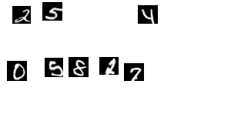
#> input picture mnist_generated_images/mnist_image_7.png, 231 x 115 px
$ python practise.py
#> lines starting #> are read from the running program, lines starting #| are printed output that depends on the picture; after the words box and inside, x2 and y2 are one past the last pixel; in counts of white or black regions, pixels touching at a corner belong together
import cv2
import numpy as np
import matplotlib.pyplot as plt

def segment_and_visualize(image_path, y_threshold=25, x_merge_threshold=15):
    # Load the image
#> called with image_path = 'mnist_generated_images/mnist_image_7.png', y_threshold = 25, x_merge_threshold = 15
    img = cv2.imread(image_path)
#> img is the input picture: shape (115, 231, 3); min 0, max 255, mean 232
    if img is None:
        print("Error: Unable to load image. Check the file path.")
        return

    gray = cv2.cvtColor(img, cv2.COLOR_BGR2GRAY)

    # Apply threshold to get binary image
    _, binary = cv2.threshold(gray, 150, 255, cv2.THRESH_BINARY_INV)
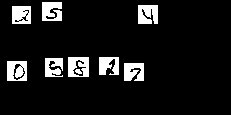
#> binary: shape (115, 231); 9.5% white; 9 white regions

    # Find contours
    contours, _ = cv2.findContours(binary, cv2.RETR_EXTERNAL, cv2.CHAIN_APPROX_SIMPLE)
#> contours = 8 contours; box (x1, y1, x2, y2) and area: (68, 57, 89, 77) 380, (7, 61, 27, 81) 361, (12, 6, 31, 24) 306, (138, 5, 158, 24) 271, (42, 2, 62, 21) 256, (124, 63, 144, 81) 250, (99, 57, 119, 75) 231, (45, 58, 63, 77) 201

    # Get bounding boxes
    bounding_boxes = [cv2.boundingRect(c) for c in contours]
#> bounding_boxes = [(124, 63, 20, 18), (7, 61, 20, 20), (45, 58, 18, 19), (99, 57, 20, 18), (68, 57, 21, 20), (12, 6, 19, 18), (138, 5, 20, 19), (42, 2, 20, 19)]

    # Sort by Y-position (top to bottom)
    bounding_boxes = sorted(bounding_boxes, key=lambda b: b[1])
#> bounding_boxes = [(42, 2, 20, 19), (138, 5, 20, 19), (12, 6, 19, 18), (99, 57, 20, 18), (68, 57, 21, 20), (45, 58, 18, 19), (7, 61, 20, 20), (124, 63, 20, 18)]

    # Group bounding boxes into horizontal lines using hierarchical clustering
    lines = []
    current_line = []

    for box in bounding_boxes:
        x, y, w, h = box
        if not current_line:
            current_line.append(box)
        else:
            # Compare to the median Y position of the current line
            median_y = np.median([b[1] for b in current_line])
            if abs(y - median_y) <= y_threshold:
                current_line.append(box)
            else:
                lines.append(current_line)
                current_line = [box]
#> this loop made 8 passes
#> (x, y, w, h, median_y) on passes 2 to 8: (138, 5, 20, 19, 2), (12, 6, 19, 18, 3.5), (99, 57, 20, 18, 5), (68, 57, 21, 20, 57), (45, 58, 18, 19, 57), (7, 61, 20, 20, 57), (124, 63, 20, 18, 57.5)
#> after the loop, lines = [[(42, 2, 20, 19), (138, 5, 20, 19), (12, 6, 19, 18)]]

    if current_line:
        lines.append(current_line)  # Add the last detected line

    # Draw bounding boxes on the original image
    img_with_contours = img.copy()
    line_images = []

    for i, line in enumerate(lines):
        # Merge bounding boxes within the same line
        x_min = min([b[0] for b in line])
        y_min = min([b[1] for b in line])
        x_max = max([b[0] + b[2] for b in line])
        y_max = max([b[1] + b[3] for b in line])

        # Allow slight merging of close boxes
        x_min = max(0, x_min - x_merge_threshold)
        x_max = min(img.shape[1], x_max + x_merge_threshold)

        # Expand the Y-boundaries slightly to include uneven digits
        y_min = max(0, y_min - 5)
        y_max = min(img.shape[0], y_max + 5)

        # Draw rectangle
        cv2.rectangle(img_with_contours, (x_min, y_min), (x_max, y_max), (0, 255, 0), 2)

        # Crop and save
        line_img = img[y_min:y_max, x_min:x_max]
        line_images.append(line_img)
        cv2.imwrite(f"line_{i}.png", line_img)
#> this loop made 2 passes
#> (line, x_min, y_min, x_max, y_max) on pass 1: ([(42, 2, 20, 19), (138, 5, 20, 19), (12, 6, 19, 18)], 0, 0, 173, 29)
#> (x_min, y_min, x_max, y_max) on pass 2: (0, 52, 159, 86)
#> pass 1, in segment_and_visualize, `line_img = img[y_min:y_max, x_min:x_max]`:
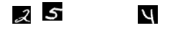
#> line_img: shape (29, 173, 3); min 0, max 255, mean 209
#> pass 2, in segment_and_visualize, `line_img = img[y_min:y_max, x_min:x_max]`:
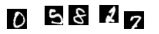
#> line_img: shape (34, 159, 3); min 0, max 255, mean 184.6
#> after the loop:
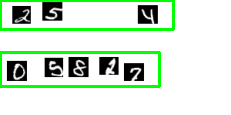
#> img_with_contours: shape (115, 231, 3); 7.99% of pixels changed, all inside (x1, y1, x2, y2) = (0, 0, 175, 88)
#> after the loop, line_images = 2 items

    # Convert BGR to RGB for visualization
    img_with_contours = cv2.cvtColor(img_with_contours, cv2.COLOR_BGR2RGB)

    # Display the detected lines
    plt.figure(figsize=(8, 6))
    plt.imshow(img_with_contours)
    plt.axis("off")
    plt.title("Detected Contours (Text Lines)")
    plt.show()

    return line_images


image_path = "mnist_generated_images/mnist_image_7.png"  # Update if necessary
lines = segment_and_visualize(image_path)
#> lines = 2 items

$ run again, with mnist_generated_images/mnist_image_0.png copied over mnist_generated_images/mnist_image_7.png
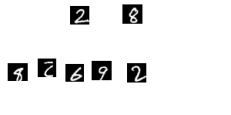
#> input picture mnist_generated_images/mnist_image_0.png, 231 x 115 px
#> in segment_and_visualize, img is the input picture: shape (115, 231, 3); min 0, max 255, mean 234.5
#> in segment_and_visualize, `_, binary = cv2.threshold(gray, 150, 255, cv2.THRESH_BINARY_INV)`:
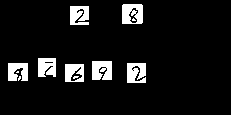
#> binary: shape (115, 231); 8.4% white; 11 white regions (4 under 20 px)
#> contours = 9 contours, 2 with area under 20; largest, box (x1, y1, x2, y2) and area: (122, 4, 143, 24) 378, (65, 64, 84, 82) 306, (92, 61, 112, 80) 284, (127, 63, 146, 83) 264, (38, 58, 56, 77) 262, (70, 6, 89, 25) 246, (8, 63, 28, 81) 244
#> in segment_and_visualize, `bounding_boxes = [cv2.boundingRect(c) for c in contours]`: bounding_boxes = [(18, 76, 3, 5), (16, 71, 3, 2), (65, 64, 19, 18), (127, 63, 19, 20), (8, 63, 20, 18), (92, 61, 20, 19), (38, 58, 18, 19), (70, 6, 19, 19), (122, 4, 21, 20)]
#> in segment_and_visualize, `bounding_boxes = sorted(bounding_boxes, key=lambda b: b[1])`: bounding_boxes = [(122, 4, 21, 20), (70, 6, 19, 19), (38, 58, 18, 19), (92, 61, 20, 19), (127, 63, 19, 20), (8, 63, 20, 18), (65, 64, 19, 18), (16, 71, 3, 2), (18, 76, 3, 5)]
#> the loop in segment_and_visualize, `for box in bounding_boxes:` made 9 passes
#> (x, y, w, h, median_y) on passes 2 to 9: (70, 6, 19, 19, 4), (38, 58, 18, 19, 5), (92, 61, 20, 19, 58), (127, 63, 19, 20, 59.5), (8, 63, 20, 18, 61), (65, 64, 19, 18, 62), (16, 71, 3, 2, 63), (18, 76, 3, 5, 63)
#> after the loop in segment_and_visualize, `for box in bounding_boxes:`: lines = [[(122, 4, 21, 20), (70, 6, 19, 19)]]
#> the loop in segment_and_visualize, `for i, line in enumerate(lines):` made 2 passes
#> (line, x_min, y_min, x_max, y_max) on pass 1: ([(122, 4, 21, 20), (70, 6, 19, 19)], 55, 0, 158, 30)
#> after the loop in segment_and_visualize, `for i, line in enumerate(lines):`:
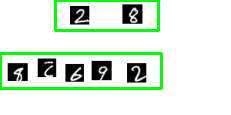
#> img_with_contours: shape (115, 231, 3); 6.87% of pixels changed, all inside (x1, y1, x2, y2) = (0, 0, 163, 90)
#> after the loop in segment_and_visualize, `for i, line in enumerate(lines):`: line_images = 2 items

$ run again, with mnist_generated_images/mnist_image_1.png copied over mnist_generated_images/mnist_image_7.png
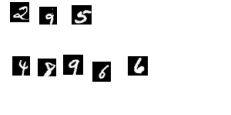
#> input picture mnist_generated_images/mnist_image_1.png, 231 x 115 px
#> in segment_and_visualize, img is the input picture: shape (115, 231, 3); min 0, max 255, mean 231.8
#> in segment_and_visualize, `_, binary = cv2.threshold(gray, 150, 255, cv2.THRESH_BINARY_INV)`:
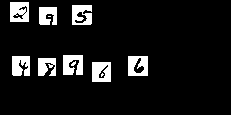
#> binary: shape (115, 231); 9.4% white; 11 white regions (3 under 20 px)
#> contours = 10 contours, 2 with area under 20; largest, box (x1, y1, x2, y2) and area: (128, 56, 148, 76) 361, (92, 62, 111, 82) 342, (10, 2, 29, 22) 342, (72, 5, 92, 25) 332, (63, 55, 83, 75) 264, (12, 56, 30, 76) 254, (39, 7, 57, 25) 228, (38, 58, 56, 76) 205
#> in segment_and_visualize, `bounding_boxes = [cv2.boundingRect(c) for c in contours]`: bounding_boxes = [(92, 62, 19, 20), (71, 61, 5, 5), (38, 58, 18, 18), (128, 56, 20, 20), (12, 56, 18, 20), (63, 55, 20, 20), (48, 16, 3, 1), (39, 7, 18, 18), (72, 5, 20, 20), (10, 2, 19, 20)]
#> in segment_and_visualize, `bounding_boxes = sorted(bounding_boxes, key=lambda b: b[1])`: bounding_boxes = [(10, 2, 19, 20), (72, 5, 20, 20), (39, 7, 18, 18), (48, 16, 3, 1), (63, 55, 20, 20), (128, 56, 20, 20), (12, 56, 18, 20), (38, 58, 18, 18), (71, 61, 5, 5), (92, 62, 19, 20)]
#> the loop in segment_and_visualize, `for box in bounding_boxes:` made 10 passes
#> (x, y, w, h, median_y) on passes 2 to 9: (72, 5, 20, 20, 2), (39, 7, 18, 18, 3.5), (48, 16, 3, 1, 5), (63, 55, 20, 20, 6), (128, 56, 20, 20, 55), (12, 56, 18, 20, 55.5), (38, 58, 18, 18, 56), (71, 61, 5, 5, 56)
#> after the loop in segment_and_visualize, `for box in bounding_boxes:`: lines = [[(10, 2, 19, 20), (72, 5, 20, 20), (39, 7, 18, 18), (48, 16, 3, 1)]]
#> the loop in segment_and_visualize, `for i, line in enumerate(lines):` made 2 passes
#> (x_min, y_min, x_max, y_max) on passes 1 to 2: (0, 0, 107, 30), (0, 50, 163, 87)
#> after the loop in segment_and_visualize, `for i, line in enumerate(lines):`:
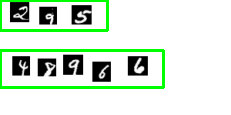
#> img_with_contours: shape (115, 231, 3); 6.92% of pixels changed, all inside (x1, y1, x2, y2) = (0, 0, 165, 89)
#> after the loop in segment_and_visualize, `for i, line in enumerate(lines):`: line_images = 2 items

$ run again, with mnist_generated_images/mnist_image_2.png copied over mnist_generated_images/mnist_image_7.png
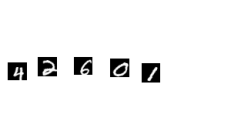
#> input picture mnist_generated_images/mnist_image_2.png, 231 x 115 px
#> in segment_and_visualize, img is the input picture: shape (115, 231, 3); min 0, max 255, mean 241.3
#> in segment_and_visualize, `_, binary = cv2.threshold(gray, 150, 255, cv2.THRESH_BINARY_INV)`:
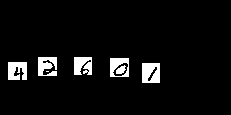
#> binary: shape (115, 231); 5.5% white; 7 white regions (1 under 20 px)
#> contours = 6 contours, 1 with area under 20; largest, box (x1, y1, x2, y2) and area: (110, 58, 129, 77) 324, (142, 63, 160, 83) 323, (8, 62, 27, 80) 229, (74, 57, 92, 75) 217, (38, 57, 57, 76) 214
#> in segment_and_visualize, `bounding_boxes = [cv2.boundingRect(c) for c in contours]`: bounding_boxes = [(46, 71, 3, 1), (142, 63, 18, 20), (8, 62, 19, 18), (110, 58, 19, 19), (74, 57, 18, 18), (38, 57, 19, 19)]
#> in segment_and_visualize, `bounding_boxes = sorted(bounding_boxes, key=lambda b: b[1])`: bounding_boxes = [(74, 57, 18, 18), (38, 57, 19, 19), (110, 58, 19, 19), (8, 62, 19, 18), (142, 63, 18, 20), (46, 71, 3, 1)]
#> the loop in segment_and_visualize, `for box in bounding_boxes:` made 6 passes
#> (x, y, w, h, median_y) on passes 2 to 6: (38, 57, 19, 19, 57), (110, 58, 19, 19, 57), (8, 62, 19, 18, 57), (142, 63, 18, 20, 57.5), (46, 71, 3, 1, 58)
#> after the loop in segment_and_visualize, `for box in bounding_boxes:`: lines = []
#> the loop in segment_and_visualize, `for i, line in enumerate(lines):` made 1 pass
#> (x_min, y_min, x_max, y_max) on pass 1: (0, 52, 175, 88)
#> after the loop in segment_and_visualize, `for i, line in enumerate(lines):`:
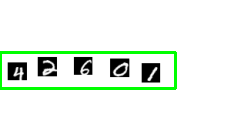
#> img_with_contours: shape (115, 231, 3); 4.61% of pixels changed, all inside (x1, y1, x2, y2) = (0, 51, 177, 90)
#> after the loop in segment_and_visualize, `for i, line in enumerate(lines):`: line_images = 1 item
